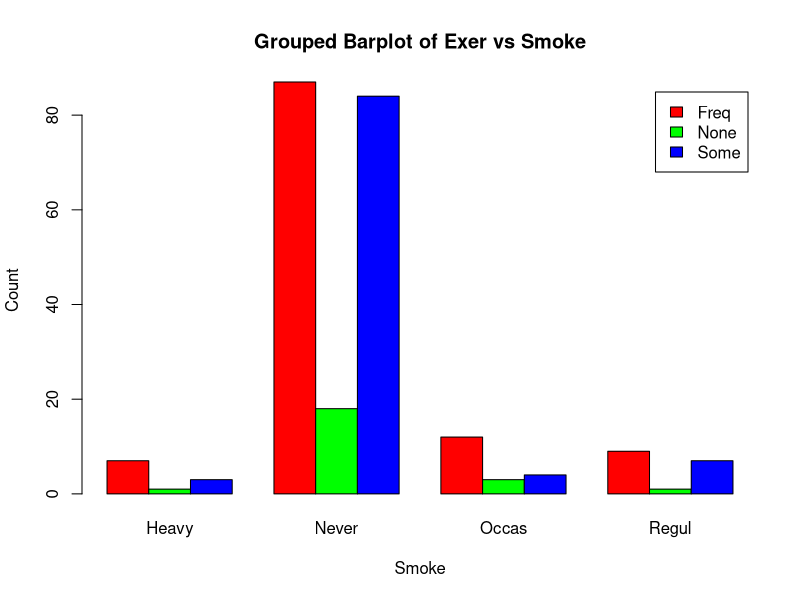

Write the R code that produced this figure.
# Load the MASS package
library(MASS)

# View structure of survey dataset to check variables
str(survey)

# Create contingency table of Exer vs Smoke
survey_table <- table(survey$Exer, survey$Smoke)
print(survey_table)

# Perform Chi-Square test of independence
chi_result <- chisq.test(survey_table)
print(chi_result)

# Plot grouped barplot
barplot(survey_table, beside = TRUE, legend = TRUE,
        col = rainbow(nrow(survey_table)),
        main = "Grouped Barplot of Exer vs Smoke",
        xlab = "Smoke", ylab = "Count")


